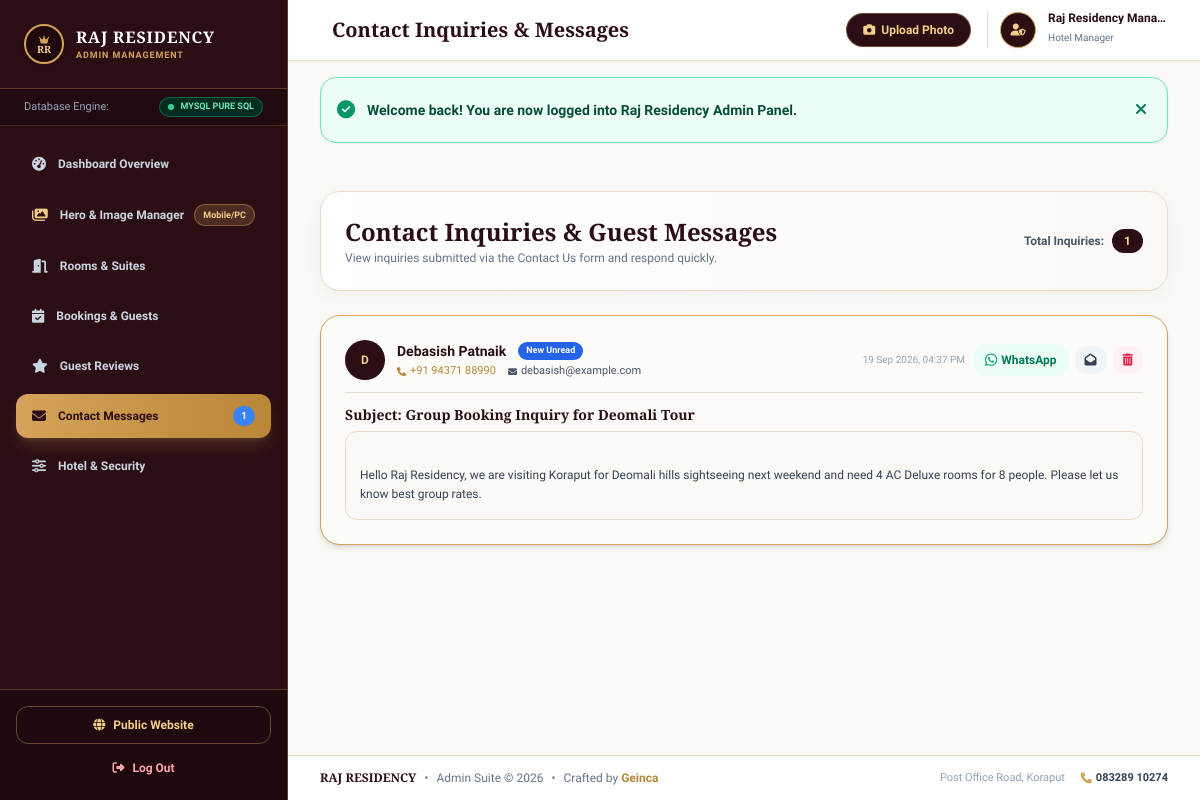
The page /admin/messages.php (signed in) on the database its author committed.
### tables this page shows
CREATE TABLE `messages` (
  `id` INT AUTO_INCREMENT PRIMARY KEY,
  `name` VARCHAR(255) NOT NULL,
  `email` VARCHAR(255) NOT NULL,
  `phone` VARCHAR(50) NOT NULL,
  `subject` VARCHAR(255) NOT NULL,
  `message` TEXT NOT NULL,
  `is_read` TINYINT(1) DEFAULT 0,
  `created_at` TIMESTAMP DEFAULT CURRENT_TIMESTAMP
);

### admin/messages.php (the view, shortened to what the rows shown need)
<?php
require_once __DIR__ . '/../includes/functions.php';
$allMessages = get_all_messages();
$pageTitle = "Contact Inquiries & Messages";
require_once __DIR__ . '/includes/admin_header.php';
?>
<div class="space-y-6">
    <div class="royal-card p-6 bg-gradient-to-r from-white to-[#fbf9f5] flex flex-col sm:flex-row sm:items-center justify-between gap-4">
        <div>
            <h2 class="font-serif text-2xl font-bold text-[#2b0e14]">Contact Inquiries & Guest Messages</h2>
        </div>
    </div>
    <div class="space-y-4">
        <?php if (empty($allMessages)): ?>
            <div class="royal-card p-12 text-center text-slate-400 space-y-2">
                <i class="fa-solid fa-inbox text-3xl text-slate-300 block"></i>
                <p>No contact messages received yet.</p>
            </div>
        <?php else: ?>
            <?php foreach ($allMessages as $msg): ?>
                <div class="royal-card p-5 sm:p-6 transition <?php echo empty($msg['is_read']) ? 'border-[#d4a359] bg-[#fdfbf7] shadow-md' : 'border-[#ebd9c8] bg-white'; ?>">
                    <div class="flex flex-col sm:flex-row sm:items-center justify-between gap-3 border-b border-[#ebd9c8] pb-3">
                        <div class="flex items-start sm:items-center space-x-3 min-w-0">
                            <div class="w-10 h-10 rounded-full bg-[#2b0e14] text-[#f3cf8a] flex items-center justify-center font-bold text-xs shadow-sm shrink-0 mt-0.5 sm:mt-0">
                                <?php echo strtoupper(substr($msg['name'] ?? 'G', 0, 1)); ?>
                            </div>
                            <div class="min-w-0">
                                <div class="flex items-center space-x-2 flex-wrap gap-1">
                                    <strong class="text-sm font-bold text-[#2b0e14] truncate"><?php echo htmlspecialchars($msg['name']); ?></strong>
                                    <?php if (empty($msg['is_read'])): ?>
                                        <span class="text-[9px] bg-blue-600 text-white font-bold px-2 py-0.5 rounded-full shrink-0">New Unread</span>
                                    <?php endif; ?>
                                </div>
                                <div class="text-[11px] text-slate-500 flex flex-wrap items-center gap-x-3 gap-y-1 mt-0.5">
                                    <a href="tel:<?php echo preg_replace('/[^0-9+]/', '', $msg['phone']); ?>" class="text-[#b88738] hover:underline flex items-center space-x-1 shrink-0">
                                        <i class="fa-solid fa-phone text-[9px]"></i>
                                        <span><?php echo htmlspecialchars($msg['phone']); ?></span>
                                    </a>
                                    <a href="mailto:<?php echo htmlspecialchars($msg['email']); ?>" class="text-slate-600 hover:underline flex items-center space-x-1 break-all">
                                        <i class="fa-solid fa-envelope text-[9px] shrink-0"></i>
                                        <span><?php echo htmlspecialchars($msg['email']); ?></span>
                                    </a>
                                </div>
                            </div>
                        </div>
                        <div class="flex flex-wrap items-center justify-between sm:justify-end gap-2 text-xs pt-1 sm:pt-0">
                            <span class="text-[10px] text-slate-400 w-full sm:w-auto"><?php echo format_datetime($msg['created_at']); ?></span>
                            <div class="flex items-center space-x-1.5 ml-auto sm:ml-0">
                                <a href="https://wa.me/<?php echo preg_replace('/[^0-9]/', '', $msg['phone']); ?>?text=Hello%20<?php echo urlencode($msg['name']); ?>,%20thank%20you%20for%20contacting%20Raj%20Residency." target="_blank" class="px-3 py-1.5 rounded-xl bg-emerald-50 text-emerald-700 hover:bg-emerald-100 text-xs font-semibold flex items-center space-x-1" title="Chat on WhatsApp">
                                    <i class="fa-brands fa-whatsapp text-sm text-emerald-600"></i>
                                    <span>WhatsApp</span>
                                </a>
                                <a href="messages.php?mark_read=<?php echo $msg['id']; ?>&val=<?php echo empty($msg['is_read']) ? '1' : '0'; ?>" class="px-2.5 py-1.5 rounded-xl bg-slate-100 hover:bg-slate-200 text-slate-700 text-xs" title="<?php echo empty($msg['is_read']) ? 'Mark as Read' : 'Mark as Unread'; ?>">
                                    <i class="fa-solid <?php echo empty($msg['is_read']) ? 'fa-envelope-open' : 'fa-envelope'; ?>"></i>
                                </a>
                                <a href="messages.php?delete=<?php echo $msg['id']; ?>" onclick="return confirm('Delete this inquiry?');" class="px-2.5 py-1.5 rounded-xl bg-rose-50 text-rose-600 hover:bg-rose-100 text-xs" title="Delete">
                                    <i class="fa-solid fa-trash-can"></i>
                                </a>
                            </div>
                        </div>
                    </div>
                    <div class="pt-3 space-y-1.5">
                        <h4 class="font-serif text-sm font-bold text-[#2b0e14]">
                            Subject: <?php echo htmlspecialchars($msg['subject']); ?>
                        </h4>
                        <p class="text-xs text-slate-700 leading-relaxed font-light whitespace-pre-line bg-[#fbf9f5] p-3.5 rounded-xl border border-[#ebd9c8]">
                            <?php echo htmlspecialchars($msg['message']); ?>
                        </p>
                    </div>
                </div>
            <?php endforeach; ?>
        <?php endif; ?>
    </div>
</div>
<?php require_once __DIR__ . '/includes/admin_footer.php'; ?>

### admin/includes/admin_header.php (shortened to what the rows shown need)
<?php
require_once __DIR__ . '/../../includes/functions.php';
$adminUser = get_admin_user();
$currentPage = basename($_SERVER['PHP_SELF'], ".php");
$allMessages = get_all_messages();
$unreadMessagesCount = count(array_filter($allMessages, function($m) {
    return empty($m['is_read']);
}));
?>
<!DOCTYPE html>
<html lang="en">
<head>
    <script src="https://cdn.tailwindcss.com"></script>
    <link rel="stylesheet" href="https://cdnjs.cloudflare.com/ajax/libs/font-awesome/6.5.1/css/all.min.css">
</head>
<body class="bg-[#fbf9f5] text-slate-800 antialiased min-h-screen flex flex-col overflow-x-hidden">
    <div class="flex-grow flex flex-col lg:flex-row min-h-screen">
        <aside id="admin-sidebar" class="fixed inset-y-0 left-0 z-50 w-72 max-w-[85vw] h-full bg-[#2b0e14] text-white flex flex-col border-r border-[#d4a359]/30 transform -translate-x-full lg:translate-x-0 lg:sticky lg:top-0 lg:h-screen lg:shrink-0 transition-transform duration-300 ease-in-out shadow-2xl lg:shadow-none">
            <nav class="p-4 space-y-1.5 flex-grow overflow-y-auto custom-scrollbar">
                <a href="messages.php" class="flex items-center justify-between px-4 py-3 rounded-xl text-xs font-bold transition <?php echo ($currentPage === 'messages') ? 'bg-gradient-to-r from-[#d4a359] to-[#b88738] text-[#2b0e14] shadow-lg shadow-[#d4a359]/20' : 'text-slate-300 hover:bg-[#3d141d] hover:text-white'; ?>">
                    <div class="flex items-center space-x-3">
                        <i class="fa-solid fa-envelope text-sm"></i>
                        <span>Contact Messages</span>
                    </div>
                    <?php if ($unreadMessagesCount > 0): ?>
                        <span class="text-[10px] bg-blue-500 text-white font-black px-2 py-0.5 rounded-full"><?php echo $unreadMessagesCount; ?></span>
                    <?php endif; ?>
                </a>
            </nav>
        </aside>
        <div class="flex-1 flex flex-col min-w-0 w-full">
            <header class="bg-white border-b border-[#ebd9c8] sticky top-0 z-30 shadow-sm">
                <div class="px-3 sm:px-6 lg:px-8 py-3 flex items-center justify-between gap-2">
                    <div class="flex items-center space-x-2 sm:space-x-3 min-w-0">
                        <h1 class="font-serif text-base sm:text-lg lg:text-xl font-bold text-[#2b0e14] truncate">
                            <?php echo isset($pageTitle) ? htmlspecialchars($pageTitle) : 'Admin Dashboard'; ?>
                        </h1>
                    </div>
                    <div class="flex items-center space-x-2 sm:space-x-4 shrink-0">
                        <div class="flex items-center space-x-2 sm:space-x-3 pl-2 sm:pl-3 border-l border-[#ebd9c8]">
                            <div class="hidden md:block text-left">
                                <span class="text-xs font-bold text-[#2b0e14] block leading-none truncate max-w-[120px]"><?php echo htmlspecialchars($adminUser['full_name'] ?? 'Raj Admin'); ?></span>
                                <span class="text-[10px] text-slate-500 font-medium">Hotel Manager</span>
                            </div>
                        </div>
                    </div>
                </div>
            </header>
            <main class="flex-grow p-4 sm:p-6 lg:p-8">

### rows shown on the page
messages: is_read "1", name "D", name "Debasish Patnaik", shows "New Unread", phone "+91 94371 88990", email "debasish@example.com", created_at "19 Sep 2026, 04:37 PM", subject "Group Booking Inquiry for Deomali Tour", message "Hello Raj Residency, we are visiting Koraput for Deomali hills sightseeing next weekend and need 4 AC Deluxe rooms for 8 people. Please let us know best group rates."

### other values the page prints
$settings['hotel_name'] "RAJ RESIDENCY"
$pageTitle "Contact Inquiries & Messages"
$adminUser['full_name'] "Raj Residency Mana…"
$flashSuccess "Welcome back! You are now logged into Raj Residency Admin Panel."
count($allMessages) "1"
$settings['hotel_phone'] "083289 10274"
